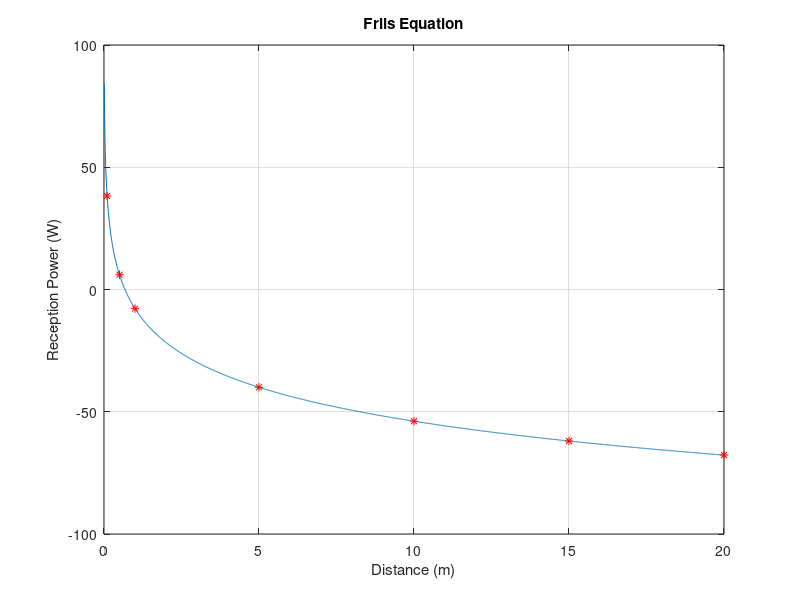

Reproduce this figure in MATLAB.
clear all;
close all;
clc;

Gtx = 3; 
Grx = 3;
c = 3e+08;
fc = 433e+06;
Ptx = 40;
d = 0:0.01:20;
r = [0.1 0.5 1 5 10 15 20];
Prx = @(d) Ptx + Gtx + Grx + 20*log10(c/fc) - 20*log(4*pi*d);

friis=figure(1);
plot(d, Prx(d));
title('Friis Equation');
xlabel('Distance (m)');
ylabel('Reception Power (W)');
hold on
plot(r,Prx(r),'r*');
grid on;

saveas(friis, 'images/friis.png')

